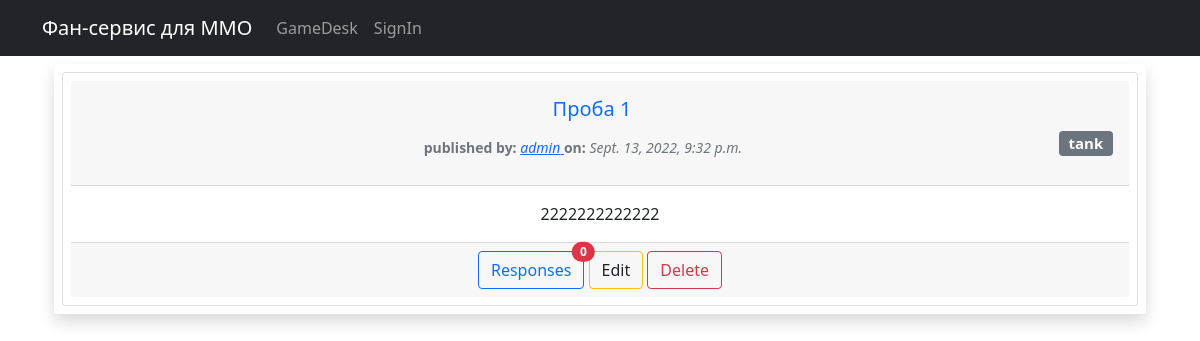
/gamedesk/ (signed in), run on the app's committed database.
### gamedesk/models.py (models this page shows, shortened)
class Post(models.Model):
    title = models.CharField('Title', max_length=100)
    text = models.TextField()
    category = models.ForeignKey(to='Category', on_delete=models.CASCADE)
    author = models.ForeignKey(User, on_delete=models.CASCADE)
    dateCreation = models.DateTimeField(auto_now_add=True)
    class Meta:
        verbose_name = 'Запись'
        verbose_name_plural = 'Записи'

class Category(models.Model):
    TYPE = (
        ('tank', 'Танки'),
        ('heal', 'Хилы'),
        ('dd', 'ДД'),
        ('buyers', 'Торговцы'),
        ('gildmaster', 'Гилдмастеры'),
        ('quest', 'Квестгиверы'),
        ('smith', 'Кузнецы'),
        ('tanner', 'Кодевники'),
        ('potion', 'Зельевары'),
        ('spellmaster', 'Мастера заклинаний'),
    )
    name = models.CharField(max_length=50, choices=TYPE, default='tank')
    def __str__(self):
        return f'{self.name}'
    class Meta:
        verbose_name = 'Категория'
        verbose_name_plural = 'Категории'

### gamedesk/views.py (the view)
# urls.py: path('', PostList.as_view(), name='post_list'),
class PostList(ListView):
    model = Post
    context_object_name = 'post_list'
    queryset = Post.objects.order_by('-dateCreation')

### templates/gamedesk/post_list.html (shortened to what this page needs)
{% extends 'default.html' %}
{% block content %}
<div class="container">
  {% for post in post_list %}
  {% include 'gamedesk/post_layout.html'%}
  {% endfor %}
</div>
{% endblock content %}

### templates/gamedesk/post_layout.html (shortened to what this page needs)
<div class="row p-2 my-2 shadow bg-body rounded">
  <div class="card p-2">
    <div class="card-header">
      <h3 class="card-title">
        <a class="navbar-brand" href="{% url 'post_detail' post.pk %}">
          {{ post.title }}
        </a>
      </h3>
      <a class="navbar-brand" href="{% url 'category' post.category.name %}">
        <span class="badge bg-secondary float-end">{{ post.category }}</span>
      </a>
      <small class="text-muted ms-1">
        <b>
          published by:
        </b>
        <a href="{% url 'by_author' post.author %}">
          <span class="fst-italic">{{ post.author }}</span>
        </a>
        <b>
          on:
        </b>
        <span class="fst-italic">
          {{ post.dateCreation}}
        </span>
      </small>
    </div>
    <div class="card-body">
      {% if post_list or posts %}
      <p class="card-text ">{{ post.text|truncatewords:25}}</p>
      {% else %}
      <p class="card-text ">{{ post.text}}</p>
      {%endif%}
    </div>
    <div class="card-footer">
      {% if user.is_authenticated and post in user.post_set.all %}
      <a class="text-decoration-none" href="{% url 'comments_list' post.pk %}">
        <button type="button" class="btn btn-outline-primary position-relative ">
          Responses
          <span class="position-absolute top-0 start-100 translate-middle badge rounded-pill bg-danger">
            {{ post.comment_set.all|length }}
          </span>
        </button>
      </a>
      <a class="text-decoration-none" href="{% url 'post_update' post.pk %}">
        <button class="btn btn-outline-warning text-dark">
          Edit
        </button>
      </a>
      <a href="{% url 'post_delete' post.pk %}">
        <button class="btn btn-outline-danger">
          Delete
        </button>
      </a>
      {% else %}
      <a class="text-decoration-none" href="{% url 'comment_create' post.pk %}">
        <button class="btn btn-outline-info">
          Respond
        </button>
      </a>
      {% endif %}
    </div>
  </div>
</div>

### data on the page
Post: title "Проба 1", category "tank", author "admin", dateCreation "Sept. 13, 2022, 9:32 p.m.", text "2222222222222", comment_set.all|length "0"
